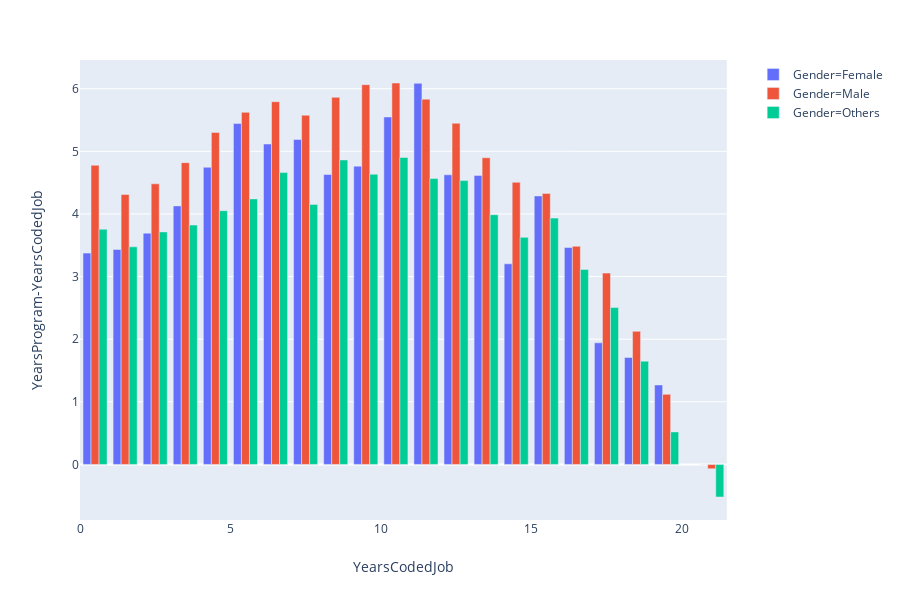

Notebook cell for this chart:
### Markdown cell above
## Result 3 Years Programming vs Years Coded Job

### Code cell
data['YearsProgram-YearsCodedJob'] = data['YearsProgram'] - data['YearsCodedJob'] 
tmp = data[['Gender','YearsProgram-YearsCodedJob','YearsCodedJob']]
tmp = tmp.groupby(['Gender','YearsCodedJob']).mean().reset_index()
fig = px.bar(tmp, x='YearsCodedJob', y='YearsProgram-YearsCodedJob',barmode='group',color = 'Gender')
fig.show()
tmp.groupby('Gender')['YearsProgram-YearsCodedJob'].mean()

### Figure 1 — Plotly figure (JSON) as saved in the notebook; plotly's stock layout.template omitted (floating-point values rounded to 4 significant figures)
{"data": [{"alignmentgroup": "True", "hoverlabel": {"namelength": 0}, "hovertemplate": "Gender=Female<br>YearsCodedJob=%{x}<br>YearsProgram-YearsCodedJob=%{y}", "legendgroup": "Gender=Female", "marker": {"color": "#636efa"}, "name": "Gender=Female", "offsetgroup": "Gender=Female", "orientation": "v", "showlegend": true, "textposition": "auto", "type": "bar", "x": [0.5, 1.5, 2.5, 3.5, 4.5, 5.5, 6.5, 7.5, 8.5, 9.5, 10.5, 11.5, 12.5, 13.5, 14.5, 15.5, 16.5, 17.5, 18.5, 19.5, 21], "xaxis": "x", "y": [3.374, 3.433, 3.693, 4.129, 4.745, 5.443, 5.117, 5.188, 4.63, 4.763, 5.548, 6.086, 4.625, 4.615, 3.204, 4.288, 3.464, 1.942, 1.708, 1.269, 0], "yaxis": "y"}, {"alignmentgroup": "True", "hoverlabel": {"namelength": 0}, "hovertemplate": "Gender=Male<br>YearsCodedJob=%{x}<br>YearsProgram-YearsCodedJob=%{y}", "legendgroup": "Gender=Male", "marker": {"color": "#EF553B"}, "name": "Gender=Male", "offsetgroup": "Gender=Male", "orientation": "v", "showlegend": true, "textposition": "auto", "type": "bar", "x": [0.5, 1.5, 2.5, 3.5, 4.5, 5.5, 6.5, 7.5, 8.5, 9.5, 10.5, 11.5, 12.5, 13.5, 14.5, 15.5, 16.5, 17.5, 18.5, 19.5, 21], "xaxis": "x", "y": [4.777, 4.311, 4.481, 4.819, 5.302, 5.622, 5.792, 5.576, 5.862, 6.064, 6.091, 5.833, 5.449, 4.898, 4.505, 4.328, 3.484, 3.055, 2.125, 1.119, -0.06991], "yaxis": "y"}, {"alignmentgroup": "True", "hoverlabel": {"namelength": 0}, "hovertemplate": "Gender=Others<br>YearsCodedJob=%{x}<br>YearsProgram-YearsCodedJob=%{y}", "legendgroup": "Gender=Others", "marker": {"color": "#00cc96"}, "name": "Gender=Others", "offsetgroup": "Gender=Others", "orientation": "v", "showlegend": true, "textposition": "auto", "type": "bar", "x": [0.5, 1.5, 2.5, 3.5, 4.5, 5.5, 6.5, 7.5, 8.5, 9.5, 10.5, 11.5, 12.5, 13.5, 14.5, 15.5, 16.5, 17.5, 18.5, 19.5, 21], "xaxis": "x", "y": [3.757, 3.474, 3.713, 3.822, 4.052, 4.241, 4.66, 4.153, 4.862, 4.634, 4.901, 4.565, 4.532, 3.988, 3.626, 3.933, 3.113, 2.505, 1.649, 0.5194, -0.52], "yaxis": "y"}], "layout": {"barmode": "group", "height": 600, "legend": {"tracegroupgap": 0}, "margin": {"t": 60}, "xaxis": {"anchor": "y", "domain": [0, 0.98], "title": {"text": "YearsCodedJob"}}, "yaxis": {"anchor": "x", "domain": [0, 1], "title": {"text": "YearsProgram-YearsCodedJob"}}}}
